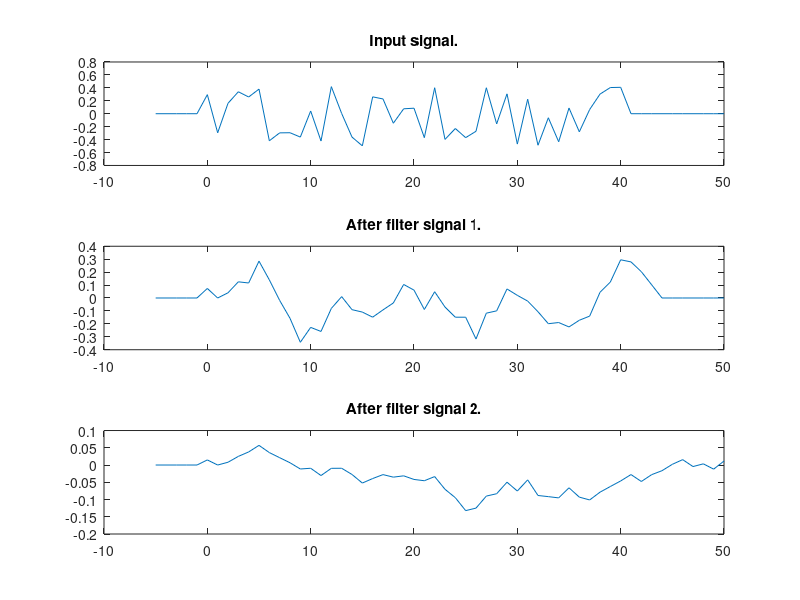

The MATLAB source for this figure:
clc;clear; close all;

n = -5:50;
x = [zeros(1,5), rand(1,41)-1/2, zeros(1,10)];
y4 = filter(ones(1,4)/4,1,x);
%y7 = filter(ones(1,7)/7,1,x);
y20 = filter(ones(1,20)/20,1,x);

subplot(3,1,1);
%stem(n,x,'filled');
plot(n,x);
title("Input signal."); 
subplot(3,1,2);
%stem(n,y3,'filled');
plot(n,y4);
title("After filter signal 1.");
subplot(3,1,3);
%stem(n,y7,'filled');
plot(n,y20);
title("After filter signal 2.");